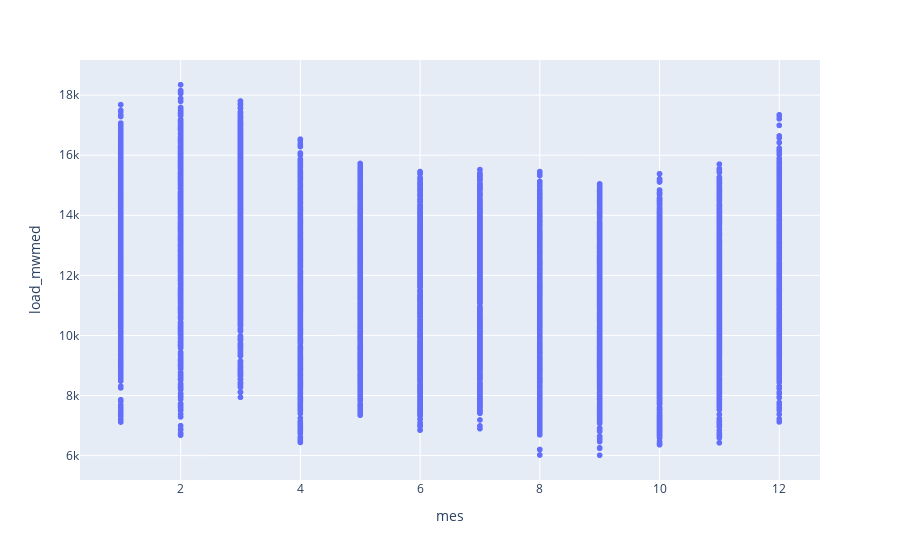

Source (notebook cell):
### Code cell
# Tentando adicionar linha ao gráfico
fig = px.scatter(seasonal_data, x="mes", y="load_mwmed", hover_data=[seasonal_data["data"]])
#fig.add_traces(px.line(x=median["mes"], y=median["load_mwmed"]))
#fig = px.line(median, x="mes", y="load_mwmed")
fig.show()

### Figure 1 — Plotly figure (JSON) as saved in the notebook; plotly's stock layout.template omitted (floating-point values rounded to 4 significant figures; data arrays with more than 128 entries replaced by an {"elided": "..."} marker saying what was removed)
{"data": [{"customdata": {"elided": "8760x1 str values"}, "hovertemplate": "mes=%{x}<br>load_mwmed=%{y}<br>data=%{customdata[0]}<extra></extra>", "legendgroup": "", "marker": {"color": "#636efa", "symbol": "circle"}, "mode": "markers", "name": "", "showlegend": false, "type": "scattergl", "x": {"elided": "8760 int values"}, "xaxis": "x", "y": {"elided": "8760 float values"}, "yaxis": "y"}], "layout": {"legend": {"tracegroupgap": 0}, "margin": {"t": 60}, "xaxis": {"anchor": "y", "domain": [0, 1], "title": {"text": "mes"}}, "yaxis": {"anchor": "x", "domain": [0, 1], "title": {"text": "load_mwmed"}}}}
